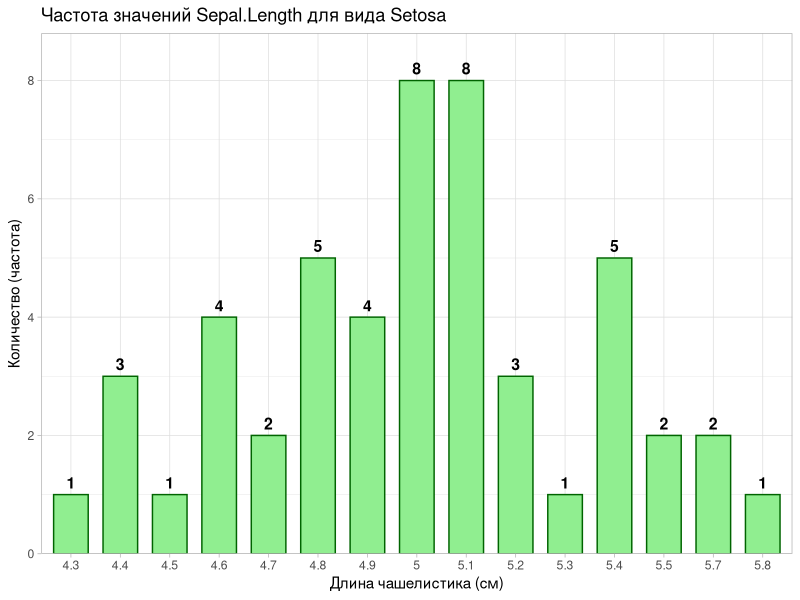
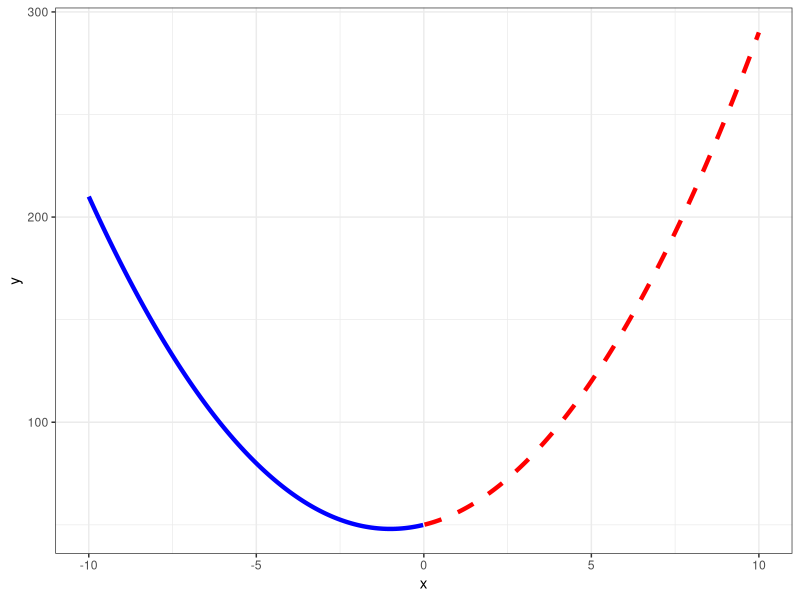
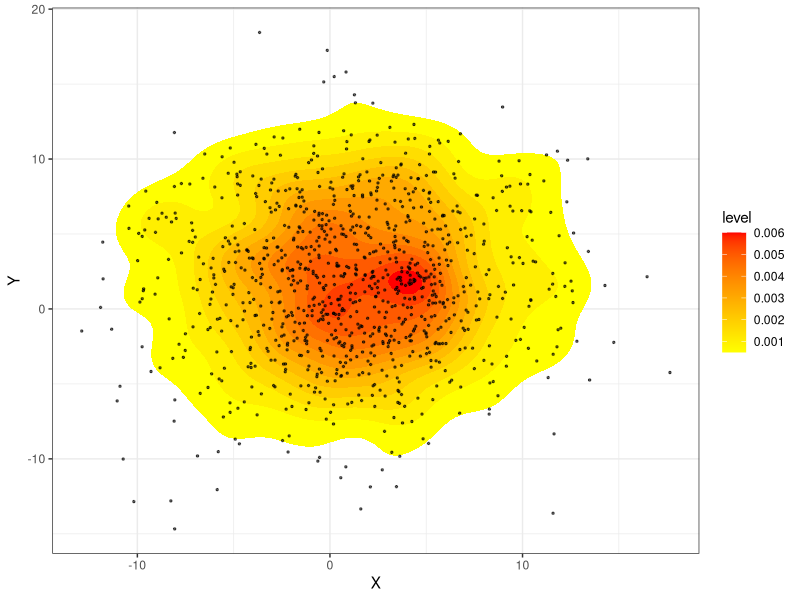
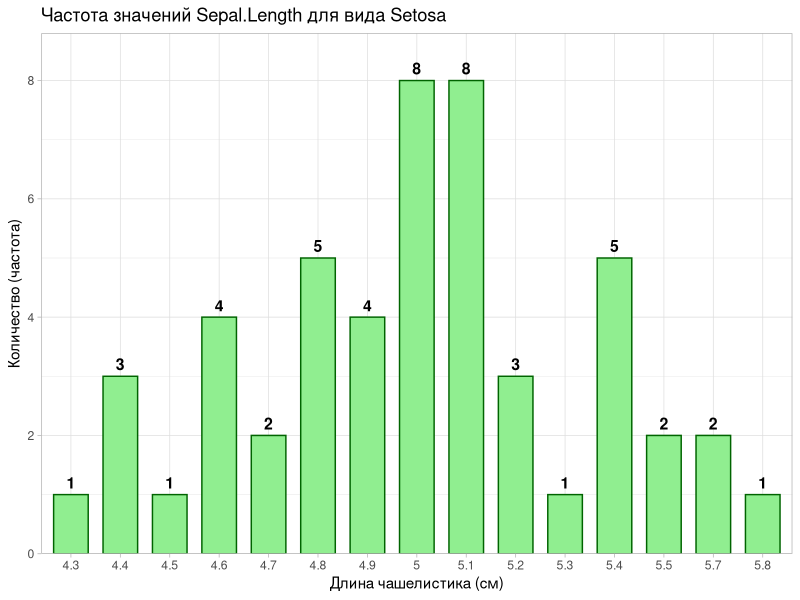

The R source for these figures, in order:
# Загрузка необходимых библиотек
install.packages("dplyr")
install.packages("ggplot2")
library(ggplot2)
library(dplyr)

data(iris)
result_df <- iris %>%
filter(Species == "setosa") %>%       # Фильтруем вид setosa
group_by(Sepal.Length) %>%            # Группируем по длине чашелистика
summarise(Frequency = n()) %>%        # Считаем количество встреч (частоту)
rename(Sepal.Length = Sepal.Length)   # Убеждаемся в названии колонок

print(result_df)

write.csv(result_df, "setosa_sepal_length_frequencies.csv", row.names = FALSE, fileEncoding = "UTF-8") # Сохранение в формате CSV

# Построение графика
ggplot(result_df, aes(x = as.factor(Sepal.Length), y = Frequency)) +
# Рисуем столбики: светло-зелёная заливка, тёмно-зелёный контур
geom_col(fill = "#90EE90", color = "#006400", width = 0.7) + 
# Добавляем числа над столбцами
geom_text(aes(label = Frequency), vjust = -0.5, size = 4, fontface = "bold") +
# Названия осей и заголовок
labs(
title = "Частота значений Sepal.Length для вида Setosa",
x = "Длина чашелистика (см)", 
y = "Количество (частота)"
) +
# Чистая светлая тема
theme_light() +
# Настройка, чтобы столбцы стояли прямо на линии
scale_y_continuous(expand = expansion(mult = c(0, 0.1)))

# Сохранение графика
ggsave("setosa_plot.png", width = 8, height = 5)



# Задание 1
# Создаём данные
x <- seq(-10, 10, length.out = 500)
y <- 2 * x^2 + 4 * x + 50
df1 <- data.frame(x = x, y = y)
# Рисуем график
ggplot(df1, aes(x = x, y = y)) +
# Сплошная синяя линия для x <= 0
geom_line(data = subset(df1, x <= 0), color = "blue", size = 1.5) +
# Пунктирная красная линия для x > 0
geom_line(data = subset(df1, x > 0), color = "red", size = 1.5, linetype = "dashed") +
theme_bw() +
labs(x = "x", y = "y")

# Задание 2
set.seed(12345)

df2 <- data.frame(X = rnorm(1000, 1, 5), Y = rnorm(1000, 2, 5))

ggplot(df2, aes(x = X, y = Y)) +
stat_density_2d(aes(fill = after_stat(level)), geom = "polygon") +
geom_point(size = 0.5, alpha = 0.6) +
scale_fill_gradient(low = "yellow", high = "red") +
theme_bw() +
labs(x = "X", y = "Y", fill = "level")
